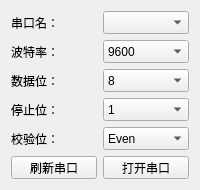
      <widget class="QWidget" name="tab_2">
       <attribute name="title">
        <string>Tab 2</string>
       </attribute>
       <layout class="QGridLayout" name="gridLayout">
        <item row="0" column="0">
         <widget class="QLabel" name="portName_label_3">
          <property name="minimumSize">
           <size>
            <width>0</width>
            <height>23</height>
           </size>
          </property>
          <property name="maximumSize">
           <size>
            <width>99999</width>
            <height>23</height>
           </size>
          </property>
          <property name="text">
           <string>串口名：</string>
          </property>
         </widget>
        </item>
        <item row="0" column="1">
         <widget class="QComboBox" name="portName_comboBox_3">
          <property name="minimumSize">
           <size>
            <width>0</width>
            <height>23</height>
           </size>
          </property>
          <property name="maximumSize">
           <size>
            <width>99999</width>
            <height>23</height>
           </size>
          </property>
         </widget>
        </item>
        <item row="1" column="0">
         <widget class="QLabel" name="bsp_label_3">
          <property name="minimumSize">
           <size>
            <width>0</width>
            <height>23</height>
           </size>
          </property>
          <property name="maximumSize">
           <size>
            <width>99999</width>
            <height>23</height>
           </size>
          </property>
          <property name="text">
           <string>波特率：</string>
          </property>
         </widget>
        </item>
        <item row="1" column="1">
         <widget class="QComboBox" name="bsp_comboBox_3">
          <property name="minimumSize">
           <size>
            <width>0</width>
            <height>23</height>
           </size>
          </property>
          <property name="maximumSize">
           <size>
            <width>99999</width>
            <height>23</height>
           </size>
          </property>
          <property name="currentIndex">
           <number>3</number>
          </property>
          <item>
           <property name="text">
            <string>1200</string>
           </property>
          </item>
          <item>
           <property name="text">
            <string>2400</string>
           </property>
          </item>
          <item>
           <property name="text">
            <string>4800</string>
           </property>
          </item>
          <item>
           <property name="text">
            <string>9600</string>
           </property>
          </item>
          <item>
           <property name="text">
            <string>19200</string>
           </property>
          </item>
          <item>
           <property name="text">
            <string>38400</string>
           </property>
          </item>
          <item>
           <property name="text">
            <string>56000</string>
           </property>
          </item>
          <item>
           <property name="text">
            <string>57600</string>
           </property>
          </item>
          <item>
           <property name="text">
            <string>115200</string>
           </property>
          </item>
          <item>
           <property name="text">
            <string>128000</string>
           </property>
          </item>
          <item>
           <property name="text">
            <string>256000</string>
           </property>
          </item>
          <item>
           <property name="text">
            <string>921600</string>
           </property>
          </item>
         </widget>
        </item>
        <item row="2" column="0">
         <widget class="QLabel" name="dataBit_label_3">
          <property name="minimumSize">
           <size>
            <width>0</width>
            <height>23</height>
           </size>
          </property>
          <property name="maximumSize">
           <size>
            <width>99999</width>
            <height>23</height>
           </size>
          </property>
          <property name="text">
           <string>数据位：</string>
          </property>
         </widget>
        </item>
        <item row="2" column="1">
         <widget class="QComboBox" name="dataBit_comboBox_3">
          <property name="minimumSize">
           <size>
            <width>0</width>
            <height>23</height>
           </size>
          </property>
          <property name="maximumSize">
           <size>
            <width>99999</width>
            <height>23</height>
           </size>
          </property>
          <property name="currentIndex">
           <number>3</number>
          </property>
          <item>
           <property name="text">
            <string>5</string>
           </property>
          </item>
          <item>
           <property name="text">
            <string>6</string>
           </property>
          </item>
          <item>
           <property name="text">
            <string>7</string>
           </property>
          </item>
          <item>
           <property name="text">
            <string>8</string>
           </property>
          </item>
         </widget>
        </item>
        <item row="3" column="0">
         <widget class="QLabel" name="stopBit_label_3">
          <property name="minimumSize">
           <size>
            <width>0</width>
            <height>23</height>
           </size>
          </property>
          <property name="maximumSize">
           <size>
            <width>99999</width>
            <height>23</height>
           </size>
          </property>
          <property name="text">
           <string>停止位：</string>
          </property>
         </widget>
        </item>
        <item row="3" column="1">
         <widget class="QComboBox" name="stopBit_comboBox_3">
          <property name="minimumSize">
           <size>
            <width>0</width>
            <height>23</height>
           </size>
          </property>
          <property name="maximumSize">
           <size>
            <width>99999</width>
            <height>23</height>
           </size>
          </property>
          <property name="currentIndex">
           <number>1</number>
          </property>
          <item>
           <property name="text">
            <string>0</string>
           </property>
          </item>
          <item>
           <property name="text">
            <string>1</string>
           </property>
          </item>
          <item>
           <property name="text">
            <string>1.5</string>
           </property>
          </item>
          <item>
           <property name="text">
            <string>2</string>
           </property>
          </item>
         </widget>
        </item>
        <item row="4" column="0">
         <widget class="QLabel" name="checkBit_label_3">
          <property name="minimumSize">
           <size>
            <width>0</width>
            <height>23</height>
           </size>
          </property>
          <property name="maximumSize">
           <size>
            <width>99999</width>
            <height>23</height>
           </size>
          </property>
          <property name="text">
           <string>校验位：</string>
          </property>
         </widget>
        </item>
        <item row="4" column="1">
         <widget class="QComboBox" name="checkBit_comboBox_3">
          <property name="minimumSize">
           <size>
            <width>0</width>
            <height>23</height>
           </size>
          </property>
          <property name="maximumSize">
           <size>
            <width>99999</width>
            <height>23</height>
           </size>
          </property>
          <item>
           <property name="text">
            <string>Even</string>
           </property>
          </item>
          <item>
           <property name="text">
            <string>Mark</string>
           </property>
          </item>
          <item>
           <property name="text">
            <string>None</string>
           </property>
          </item>
          <item>
           <property name="text">
            <string>Odd</string>
           </property>
          </item>
          <item>
           <property name="text">
            <string>Space</string>
           </property>
          </item>
         </widget>
        </item>
        <item row="5" column="0">
         <widget class="QPushButton" name="refreshPort_pushButton_3">
          <property name="minimumSize">
           <size>
            <width>0</width>
            <height>23</height>
           </size>
          </property>
          <property name="maximumSize">
           <size>
            <width>99999</width>
            <height>23</height>
           </size>
          </property>
          <property name="text">
           <string>刷新串口</string>
          </property>
         </widget>
        </item>
        <item row="5" column="1">
         <widget class="QPushButton" name="openPort_pushButton_3">
          <property name="minimumSize">
           <size>
            <width>0</width>
            <height>23</height>
           </size>
          </property>
          <property name="maximumSize">
           <size>
            <width>99999</width>
            <height>23</height>
           </size>
          </property>
          <property name="text">
           <string>打开串口</string>
          </property>
         </widget>
        </item>
       </layout>
      </widget>
